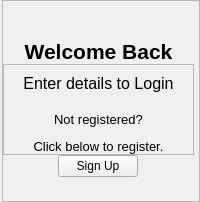
                <widget class="QWidget" name="LoginnavWidget">
                 <layout class="QVBoxLayout" name="verticalLayout_26">
                  <property name="spacing">
                   <number>0</number>
                  </property>
                  <property name="leftMargin">
                   <number>2</number>
                  </property>
                  <property name="topMargin">
                   <number>0</number>
                  </property>
                  <property name="rightMargin">
                   <number>0</number>
                  </property>
                  <property name="bottomMargin">
                   <number>0</number>
                  </property>
                  <item>
                   <widget class="QFrame" name="loginnav">
                    <property name="frameShape">
                     <enum>QFrame::StyledPanel</enum>
                    </property>
                    <property name="frameShadow">
                     <enum>QFrame::Raised</enum>
                    </property>
                    <layout class="QVBoxLayout" name="verticalLayout_27">
                     <property name="spacing">
                      <number>0</number>
                     </property>
                     <property name="leftMargin">
                      <number>0</number>
                     </property>
                     <property name="topMargin">
                      <number>38</number>
                     </property>
                     <property name="rightMargin">
                      <number>5</number>
                     </property>
                     <property name="bottomMargin">
                      <number>24</number>
                     </property>
                     <item>
                      <widget class="QLabelThemed" name="welcomelabel">
                       <property name="text">
                        <string>&lt;html&gt;&lt;head/&gt;&lt;body&gt;&lt;p align="center"&gt;&lt;span style=" font-size:16pt; font-weight:700;"&gt;Welcome Back&lt;/span&gt;&lt;/p&gt;&lt;/body&gt;&lt;/html&gt;</string>
                       </property>
                      </widget>
                     </item>
                     <item alignment="Qt::AlignVCenter">
                      <widget class="QFrame" name="frame_5">
                       <property name="frameShape">
                        <enum>QFrame::StyledPanel</enum>
                       </property>
                       <property name="frameShadow">
                        <enum>QFrame::Raised</enum>
                       </property>
                       <layout class="QVBoxLayout" name="verticalLayout_63">
                        <property name="spacing">
                         <number>19</number>
                        </property>
                        <property name="leftMargin">
                         <number>0</number>
                        </property>
                        <property name="rightMargin">
                         <number>0</number>
                        </property>
                        <property name="bottomMargin">
                         <number>0</number>
                        </property>
                        <item>
                         <widget class="QLabelThemed" name="detailstologinlabel">
                          <property name="text">
                           <string>&lt;html&gt;&lt;head/&gt;&lt;body&gt;&lt;p align="center"&gt;&lt;span style=" font-size:12pt;"&gt;Enter details to Login&lt;/span&gt;&lt;/p&gt;&lt;/body&gt;&lt;/html&gt;</string>
                          </property>
                          <property name="wordWrap">
                           <bool>false</bool>
                          </property>
                         </widget>
                        </item>
                        <item>
                         <widget class="QLabelThemed" name="notregisteredlabel">
                          <property name="text">
                           <string>&lt;html&gt;&lt;head/&gt;&lt;body&gt;&lt;p align="center"&gt;&lt;span style=" font-size:10pt;"&gt;Not registered?&lt;/span&gt;&lt;/p&gt;&lt;p align="center"&gt;&lt;span style=" font-size:10pt;"&gt;Click below to register.&lt;/span&gt;&lt;/p&gt;&lt;/body&gt;&lt;/html&gt;</string>
                          </property>
                         </widget>
                        </item>
                       </layout>
                      </widget>
                     </item>
                     <item alignment="Qt::AlignHCenter">
                      <widget class="QPushButtonThemed" name="toSignupbutton">
                       <property name="cursor">
                        <cursorShape>OpenHandCursor</cursorShape>
                       </property>
                       <property name="toolTip">
                        <string>&lt;html&gt;&lt;head/&gt;&lt;body&gt;&lt;p align="center"&gt;To Signup&lt;/p&gt;&lt;/body&gt;&lt;/html&gt;</string>
                       </property>
                       <property name="text">
                        <string>Sign Up</string>
                       </property>
                      </widget>
                     </item>
                    </layout>
                   </widget>
                  </item>
                 </layout>
                </widget>
